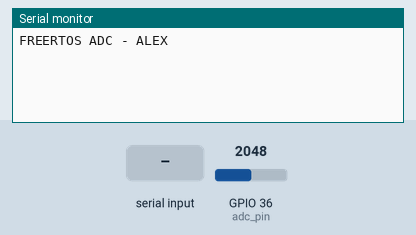
Recording of a sketch running on a simulated ESP32. Parts: the last lines printed to the serial monitor. Inputs (shaded band) come from the test bench; at power-on: GPIO 36 (adc_pin) = 2048.

Above: at 1.8 s.
1.9 s: "1\n" received over Serial
At 3.1 s:
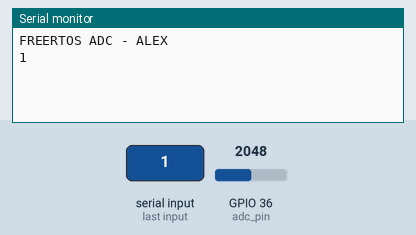
3.4 s: "0\n" received over Serial
At 4.6 s:
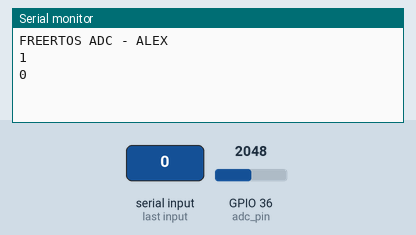

Measured:
- after the input at 1.9 s, the serial monitor: prints a new line at once (image 1)
- after the input at 3.4 s, the serial monitor: prints a new line at once (image 2)

The sketch:

ADC_Serial_DOUBLE_BUFFER.ino
```cpp
/**
 * ESP RTOS Practise to prepare for Interviews
 *
 * by ALEX TUDDENHAM
 * 30-03-2021
 *
 */

//Specifies which of the 2 cores to use
#if CONFIG_FREERTOS_UNICORE
static const BaseType_t app_cpu = 0;
#else
static const BaseType_t app_cpu = 1;
#endif

//fixed time delays and trigger words
static const char commandkey[] = "avg";          //char array with a-v-g preloaded.
static const uint16_t timer_div = 8;             //as 10 MHz timer.
static const uint64_t timer_max_count = 1000000; // max value
static const uint32_t cli_delay = 20;

//Fixed Sizes;
enum
{
  BUFFER_LEN = 10
}; //buffer size
enum
{
  MESSAGE_LEN = 100
}; // max message is 100 chars wide.
enum
{
  MESSAGE_QUEUE_LEN = 5
}; // MOST 5 messages in queue allowed.
enum
{
  COMMAND_BUFFER_LEN = 255
}; // number of characters in a command buffer.

//GPIO assignments
static const int adc_pin = A0;

//Structures and templates
typedef struct Message
{
  char body[MESSAGE_LEN]; // member of message is body including length
} Message;                // calling creation. // Acts as wrapper to stop one side acting on queue.

//Global Variables.
static hw_timer_t *timer = NULL;
static float adc_avg;

static volatile uint8_t BUFFER_OVERRUN = 0; // over run buffer flag,volatile as can change indirectly.

static volatile uint16_t buffer_primary[BUFFER_LEN];
static volatile uint16_t buffer_secondary[BUFFER_LEN]; // created two buffers of length.

static volatile uint16_t *write_ptr = buffer_primary;  //created a write pointer at prim on start
static volatile uint16_t *read_ptr = buffer_secondary; //created a read pointer at the sec buffer on start

//Queues and Semaphores
static QueueHandle_t message_queue; //queue and handler.
static TaskHandle_t processing_task = NULL;
static SemaphoreHandle_t sem_buffer_primary_full = NULL;
static portMUX_TYPE spinlock = portMUX_INITIALIZER_UNLOCKED;

/**
 * Switches the pointers between buffers;
 */
void IRAM_ATTR swap_buffer()
{
  volatile uint16_t *new_pointer;
  new_pointer = write_ptr;
  write_ptr = read_ptr;
  read_ptr = new_pointer;
  //This will swap which buffer is being read from and which is being written to.
}

/**
 * ISR, ISR always top. Performs the read and flags when the buffer is full.
 */

void IRAM_ATTR onTimer()
{
  static uint16_t index = 0;       //index location
  BaseType_t task_woken = pdFALSE; //sets woken false as reset of interupt.

  if ((index < BUFFER_LEN) && (BUFFER_OVERRUN == 0))
  {
    write_ptr[index] = analogRead(adc_pin);
    index++; //stepping on the inex.
  }

  if (index >= BUFFER_LEN)
  { //overflow buffer primary.

    if (xSemaphoreTakeFromISR(sem_buffer_primary_full, &task_woken) == pdFALSE)
    { // woken should be false as set false at the higher level of loop so on the semaphore
      BUFFER_OVERRUN = 1;
    }

    if (BUFFER_OVERRUN == 0)
    {
      index = 0;
      swap_buffer(); //swaps between primary and secondary buffers
      vTaskNotifyGiveFromISR(processing_task, &task_woken);
    }

  }

  if (task_woken)
  {
    portYIELD_FROM_ISR();
  }
}

/**
 * Tasks CLI controls the serial interface, reading into.
 *
 */

void CLITask(void *parameters)
{
  Message recieved_message;
  char c;
  char command_buffer[COMMAND_BUFFER_LEN];
  //created a message struct, a single char for indi and a char array for buffer;

  uint8_t index = 0;
  uint8_t command_len = strlen(commandkey); //length of a-v-g in this case.

  memset(command_buffer, 0, COMMAND_BUFFER_LEN); // should reset the whole buffer to 0;

  //inf loop here
  while (1)
  {
    if (xQueueReceive(message_queue, (void *)&recieved_message, 0) == pdTRUE)
    {
      Serial.println(recieved_message.body); //accessing message struct calling payload.
    }

    if (Serial.available() > 0)
    {
      c = Serial.read();

      if (index < (COMMAND_BUFFER_LEN - 1))
      {
        command_buffer[index] = c;
        index++;
      }

      if ((c == '\n') || (c == '\r'))
      {
        Serial.print("\r\n"); //CR

        command_buffer[index - 1] = '\0';
        if (strcmp(command_buffer, commandkey) == 0)
        {
          Serial.print("Average: ");
          Serial.println(adc_avg);
        }

        memset(command_buffer, 0, COMMAND_BUFFER_LEN);
        index = 0;
      }
      else
      {
        Serial.print(c);
      }
    }
    vTaskDelay(cli_delay / portTICK_PERIOD_MS);
  }
}

void calcAverage(void *parameters)
{
  Message msg;
  float avg;

  //start inf loop

  while (1)
  {
    ulTaskNotifyTake(pdTRUE, portMAX_DELAY);
    avg = 0.0; // setting float to 0 on each loop.
    for (int i = 0; i < BUFFER_LEN; i++)
    {
      avg += (float)read_ptr[i];
    }

    avg /= BUFFER_LEN; // average of the total size.

    portENTER_CRITICAL(&spinlock);
    adc_avg = avg;
    portEXIT_CRITICAL(&spinlock);
    //exited critical section after setting average.

    //if overrunning do this.

    if (BUFFER_OVERRUN == 1)
    {
      strcpy(msg.body, "error overrun");
      xQueueSend(message_queue, (void *)&msg, 10);
    }

    //end of reading
    portENTER_CRITICAL(&spinlock);
    BUFFER_OVERRUN = 0;                      //reset flag
    xSemaphoreGive(sem_buffer_primary_full); //no longer full
    portEXIT_CRITICAL(&spinlock);
  }
}

void setup()
{
  Serial.begin(115200);                  //esp serial rate
  vTaskDelay(1000 / portTICK_PERIOD_MS); //blocking 1 sec //one shot

  Serial.println();
  Serial.println("FREERTOS ADC - ALEX");

  sem_buffer_primary_full = xSemaphoreCreateBinary();

  if (sem_buffer_primary_full == NULL)
  {
    Serial.println("Error - could not build semaphore");
    ESP.restart();
  }
  xSemaphoreGive(sem_buffer_primary_full); //given value 1 to start with;

  message_queue = xQueueCreate(MESSAGE_QUEUE_LEN, sizeof(Message));

  xTaskCreatePinnedToCore(CLITask, "CLI", 1024, NULL, 2, NULL, app_cpu);

  xTaskCreatePinnedToCore(calcAverage, "Calculate Avg", 1024, NULL, 1, &processing_task, app_cpu);

  //task CLI highest priority but has a time limitation, Calc avg is idletask effectively.

  timer = timerBegin(0, timer_div, true);
  timerAttachInterrupt(timer, &onTimer, true);

  timerAlarmWrite(timer, timer_max_count, true);

  timerAlarmEnable(timer);

  vTaskDelete(NULL); //shouldnt delete key tasks , just arduino IDE based.
}

void loop()
{
  //not used Arduino Required.
}
```
